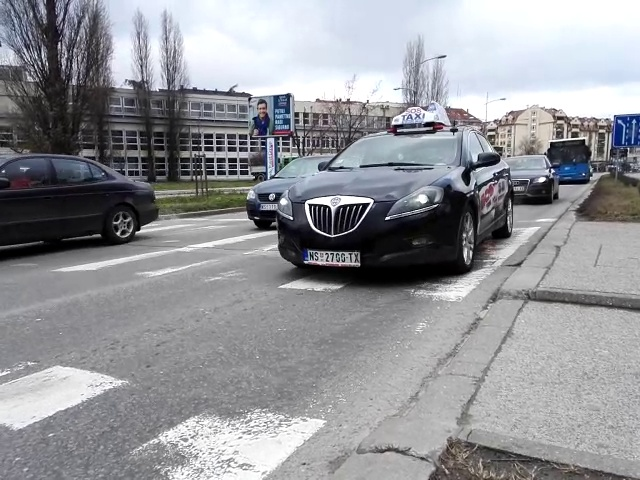
#> input picture ImagesFrame/slika1.jpg, 640 x 480 px, found by its file name
$ python slikaKolaTablice.py   (older library calls are emulated)
#> lines starting #> are read from the running program, lines starting #| are printed output that depends on the picture; after the words box and inside, x2 and y2 are one past the last pixel; in counts of white or black regions, pixels touching at a corner belong together
# Proba detekcija tablica na slici(frame) koju smo dobili iz videa
import numpy as np
import cv2
import matplotlib.pyplot as plt
from datetime import datetime
from scipy import ndimage
                                                                                          #'ImagesFrame2\slika39.jpg'
nizSlika = ['ImagesFrame\slika1.jpg', 'ImagesFrame\slika7.jpg','ImagesFrame2\slika41.jpg','ImagesFrame\slika333.jpg']
index = 0

### Predefinisana funkcija ......
def ZaDetekciju(Okvir):
    img_GRAY_gs = cv2.cvtColor(Okvir, cv2.COLOR_RGB2GRAY)  # konvert u grayscale
    plt.imshow(img_GRAY_gs, 'gray')
    image_barcode_bin = cv2.adaptiveThreshold(img_GRAY_gs, 255,cv2.ADAPTIVE_THRESH_GAUSSIAN_C, cv2.THRESH_BINARY, 61,15)

    ####
    retSlike, image_bin = cv2.threshold(img_GRAY_gs, 0, 255, cv2.THRESH_OTSU)
    print("pRAG JE: " + str(retSlike))
    ####

    plt.imshow(image_barcode_bin, 'gray')
    #plt.show()
    img, contours, hierarchy = cv2.findContours(image_barcode_bin, cv2.RETR_LIST, cv2.CHAIN_APPROX_SIMPLE)

    img = Okvir.copy()
    cv2.drawContours(img, contours, -1, (255, 0, 0), 1)
    plt.imshow(img)
    plt.show()

    contours_Tablica = []  # ovde ce biti samo konture koje pripadaju bar-kodu
    for contour in contours:  # za svaku konturu
        center, size, angle = cv2.minAreaRect(
            contour)  # pronadji pravougaonik minimalne povrsine koji ce obuhvatiti celu konturu
        width, height = size
        xx, yy, w, h = cv2.boundingRect(contour)
        x, y = center
        if w > 35 and w < 120 and h > 10 and h < 90:  # uslov da kontura pripada bar-kodu //36 bila
            # if (xx > 200 and xx < 400 and yy > 210 and yy < 380):
            if (xx > 200 and xx < 400 and yy > 200 and yy < 380):
                contours_Tablica.append(contour)  # ova kontura pripada bar-kodu
        # print("X kordinata je: " + str(xx) + " A ovo je y kordinata: "+ str(yy) )
        # print(str(x) + ' Ovo je x kordinsata ,vis: ' + str(y) + ' srina je: ' + str(w) + ' A Visina je: ' + str(h))

    img = Okvir.copy()
    cv2.drawContours(img, contours_Tablica, -1, (0, 0, 255), 4)
    plt.imshow(img)
    plt.show()

    return img, contours_Tablica, retSlike
###

while index < len(nizSlika):

    SlikaKola = cv2.imread(nizSlika[index])  # Slika1
#> SlikaKola is the input picture: shape (480, 640, 3); mean B, G, R 152.8, 148.5, 147.1

    # print(SlikaKola.shape)
    # SlikaKola = cv2.resize(SlikaKola,(480,640),interpolation = cv2.INTER_CUBIC)

    SlikaKola = cv2.cvtColor(SlikaKola, cv2.COLOR_BGR2RGB)

    pts = np.array([[200, 210], [200, 380], [400, 380], [400, 210]], np.int32)
    pts = pts.reshape((-1, 1, 2))
    cv2.polylines(SlikaKola, [pts], True, (255, 0, 255))
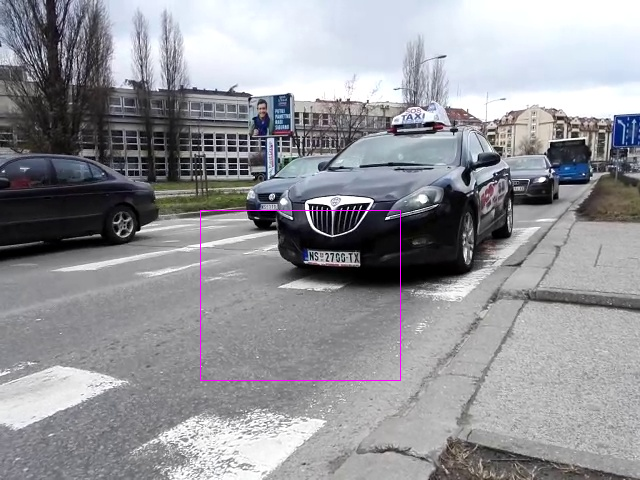
#> SlikaKola: shape (480, 640, 3); mean R, G, B 147.4, 148.2, 153.1

    img_barcode_gs = cv2.cvtColor(SlikaKola, cv2.COLOR_RGB2GRAY)  # konvert u grayscale
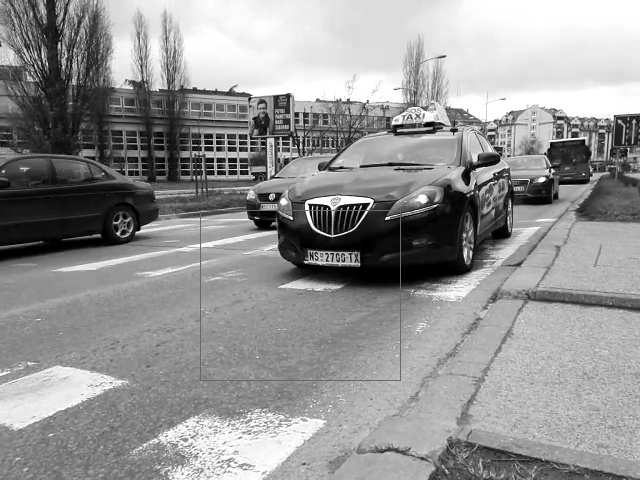
#> img_barcode_gs: shape (480, 640); min 0, max 255, mean 148.5
    plt.imshow(img_barcode_gs, 'gray')
    image_barcode_bin = cv2.adaptiveThreshold(img_barcode_gs, 255, cv2.ADAPTIVE_THRESH_MEAN_C, cv2.THRESH_BINARY, 61,
                                              15)
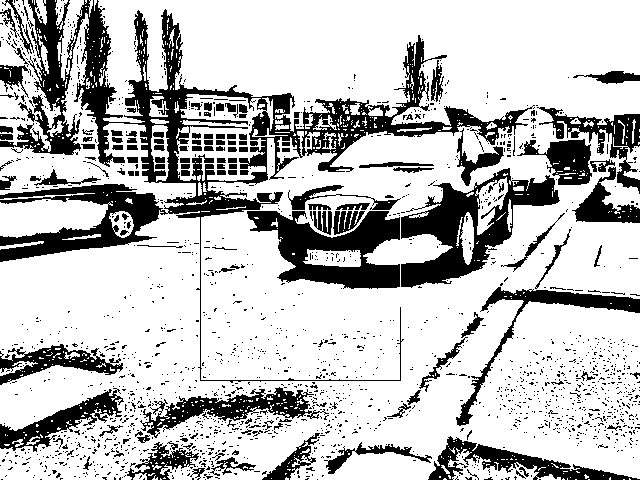
#> image_barcode_bin: shape (480, 640); 74.9% white; 1835 black regions (1688 under 20 px)
    plt.imshow(image_barcode_bin, 'gray')
    img, contours, hierarchy = cv2.findContours(image_barcode_bin, cv2.RETR_LIST, cv2.CHAIN_APPROX_SIMPLE)
#> contours = 3051 contours, 2815 with area under 20; largest, box (x1, y1, x2, y2) and area: (0, 0, 640, 480) 236356, (400, 167, 561, 289) 9112, (246, 210, 401, 290) 7408, (174, 94, 274, 181) 5084, (0, 0, 64, 152) 3930

    img = SlikaKola.copy()
    cv2.drawContours(img, contours, -1, (255, 0, 0), 1)
    plt.imshow(img)
    plt.show()

    contours_Tablica = []  # ovde ce biti samo konture koje pripadaju bar-kodu
    for contour in contours:  # za svaku konturu
        center, size, angle = cv2.minAreaRect(
            contour)  # pronadji pravougaonik minimalne povrsine koji ce obuhvatiti celu konturu
        width, height = size  # Obrnuo sam parametre , Prvo ide visina ??!!?!?!
        xx, yy, w, h = cv2.boundingRect(contour)
        x, y = center
        if w > 35 and w < 180 and h > 10 and h < 80:  # uslov da kontura pripada bar-kodu
            if (xx > 200 and xx < 400 and yy > 210 and yy < 380):
                contours_Tablica.append(contour)  # ova kontura pripada bar-kodu
#> this loop made 3051 passes
#> (contour, angle, width, height, xx, yy, w, h) on passes 1 to 3: ([[623, 479], [624, 479]], -90, 0, 1, 623, 479, 2, 1), ([[588, 479], [589, 479]], -90, 0, 1, 588, 479, 2, 1), ([[575, 479], [576, 479]], -90, 0, 1, 575, 479, 2, 1)
#> after the loop, contours_Tablica = 1 contour; box (x1, y1, x2, y2) and area: (303, 249, 361, 267) 768

    img = SlikaKola.copy()
    cv2.drawContours(img, contours_Tablica, -1, (0, 255, 0), 3)
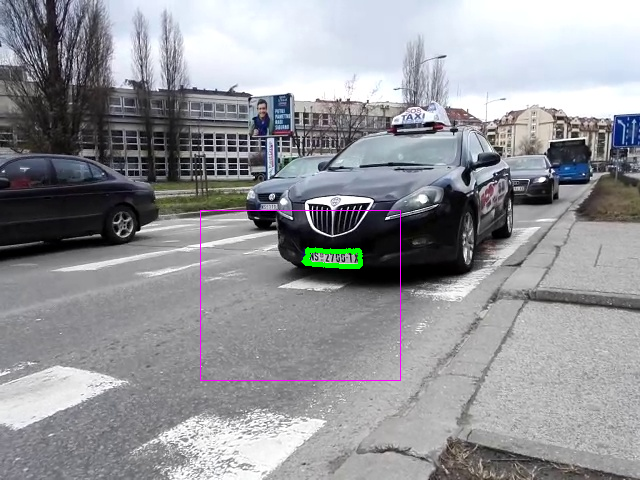
#> img: shape (480, 640, 3); mean R, G, B 147.3, 148.6, 152.9
    plt.imshow(img)
    plt.show()

    #Index kada imamo vise ...........

    if(len(contours_Tablica) >= 1):
        x, y, w, h = cv2.boundingRect(contours_Tablica[0])
#> x = 303; y = 249
        print(str(x) + ' Ovo je x kordinsata ,vis: ' + str(y) + ' srina je: ' + str(w) + ' A Visina je: ' + str(h))
#| 303 Ovo je x kordinsata ,vis: 249 srina je: 58 A Visina je: 18

        plt.imshow(SlikaKola[y:y + h, x:x + w])  # SlikaKola[x:x+w,y:y+h])
        plt.show()
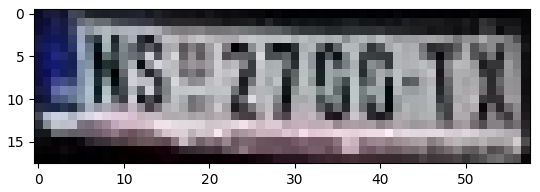
#> figure drawn by matplotlib, 1 panel
        for ii in range (0,len(contours_Tablica)):
           x, y, w, h = cv2.boundingRect(contours_Tablica[ii])
           if(contours_Tablica[ii] is not None ):
             cv2.imwrite('plates\slikaKola%dkontura%d.png' %(index ,ii) , SlikaKola[y:y + h, x:x + w])
#> this loop made 1 pass
#> (x, y, w, h) on pass 1: (303, 249, 58, 18)

        index = index + 1

        print(str(len(contours_Tablica)))
#| 1
    else:
        print("Nema nista teraj dalje ......")
        index = index + 1
        # [53 lines of commented-out code are left out]

$ run again, with ImagesFrame/slika39.jpg copied over ImagesFrame/slika1.jpg
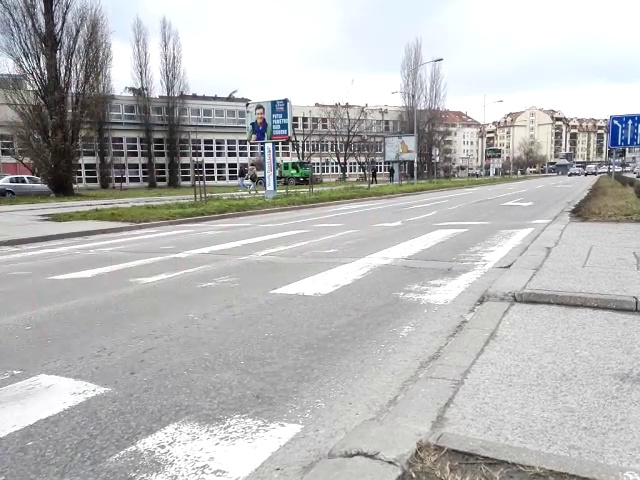
#> input picture ImagesFrame/slika39.jpg, 640 x 480 px, found by its file name
#> SlikaKola is the input picture: shape (480, 640, 3); mean B, G, R 183.6, 184.2, 183.8
#> `image_barcode_bin = cv2.adaptiveThreshold(img_barcode_gs, 255, cv2.ADA..`:
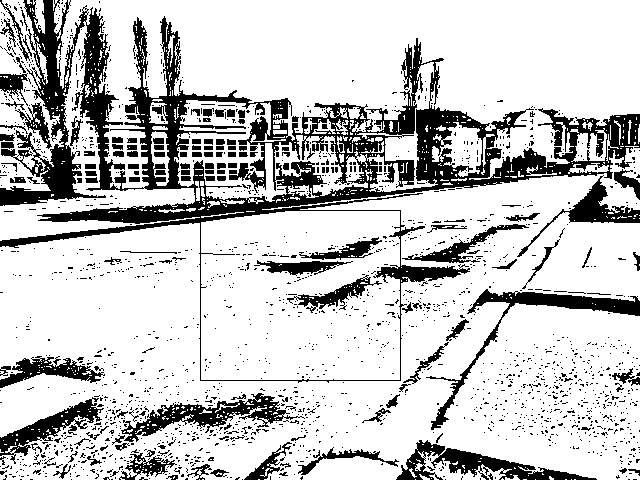
#> image_barcode_bin: shape (480, 640); 77.9% white; 1941 black regions (1798 under 20 px)
#> contours = 3213 contours, 2967 with area under 20; largest, box (x1, y1, x2, y2) and area: (0, 146, 640, 480) 126195, (0, 0, 640, 241) 81458, (201, 211, 400, 380) 32439, (0, 0, 64, 191) 6488, (71, 6, 145, 192) 3761
#> the loop `for contour in contours:` made 3213 passes
#> (angle, width, height, xx, yy, w, h, x) on passes 2, 4, 6: (-90, 0, 0, 571, 479, 1, 1, 571), (-90, 0, 0, 535, 479, 1, 1, 535), (-90, 0, 0, 415, 479, 1, 1, 415)
#> after the loop `for contour in contours:`: contours_Tablica = 3 contours; box (x1, y1, x2, y2) and area: (296, 276, 375, 310) 958, (256, 259, 352, 276) 816, (298, 236, 383, 261) 765
#> `x, y, w, h = cv2.boundingRect(contours_Tablica[0])`: x = 296; y = 276; w = 79; h = 34
#| 296 Ovo je x kordinsata ,vis: 276 srina je: 79 A Visina je: 34
#> `plt.show()`:
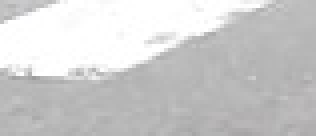
#> shown: shape (34, 79, 3) (shown 4 times larger); mean R, G, B 205.2, 205.1, 205.1
#> the loop `for ii in range (0,len(contours_Tablica)):` made 3 passes
#> (x, y, w, h) on passes 1 to 2: (296, 276, 79, 34), (256, 259, 96, 17)
#| 3

$ run again, with ImagesFrame2/slika0.jpg copied over ImagesFrame/slika1.jpg
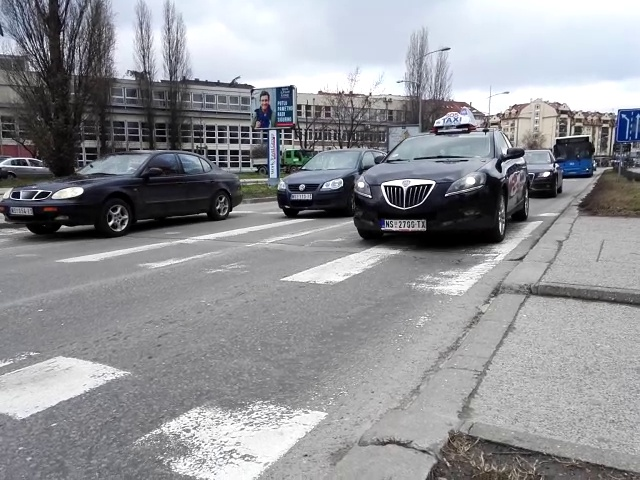
#> input picture ImagesFrame2/slika0.jpg, 640 x 480 px, found by its file name
#> SlikaKola is the input picture: shape (480, 640, 3); mean B, G, R 150.9, 146.6, 145.4
#> `image_barcode_bin = cv2.adaptiveThreshold(img_barcode_gs, 255, cv2.ADA..`:
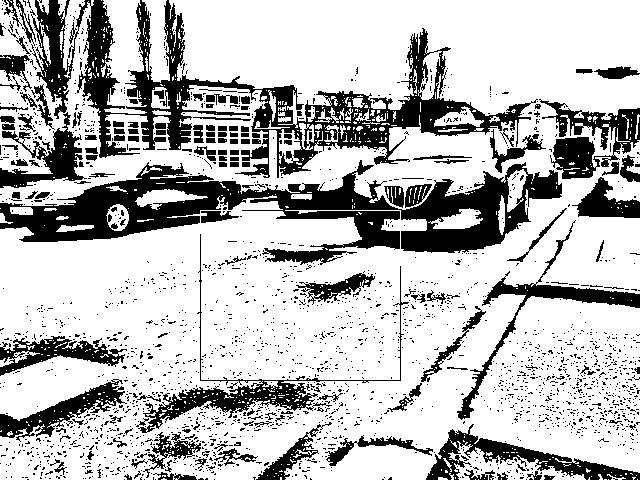
#> image_barcode_bin: shape (480, 640); 73.6% white; 2297 black regions (2141 under 20 px)
#> contours = 3743 contours, 3493 with area under 20; largest, box (x1, y1, x2, y2) and area: (0, 0, 640, 480) 227096, (142, 233, 410, 433) 4600, (101, 0, 147, 114) 2918, (448, 441, 586, 480) 1724, (550, 136, 597, 180) 1562
#> the loop `for contour in contours:` made 3743 passes
#> (angle, width, height, xx, yy, w, h, x) on passes 1, 2, 4: (-90, 0, 0, 637, 479, 1, 1, 637), (-90, 0, 0, 608, 479, 1, 1, 608), (-90, 0, 0, 478, 479, 1, 1, 478)
#> after the loop `for contour in contours:`: contours_Tablica = 1 contour; box (x1, y1, x2, y2) and area: (295, 272, 376, 303) 973
#> `x, y, w, h = cv2.boundingRect(contours_Tablica[0])`: x = 295; y = 272
#| 295 Ovo je x kordinsata ,vis: 272 srina je: 81 A Visina je: 31
#> `plt.show()`:
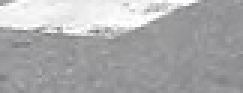
#> shown: shape (31, 81, 3) (shown 3 times larger); mean R, G, B 170.4, 170.4, 171.6
#> the loop `for ii in range (0,len(contours_Tablica)):` made 1 pass
#> (x, y, w, h) on pass 1: (295, 272, 81, 31)
#| 1
